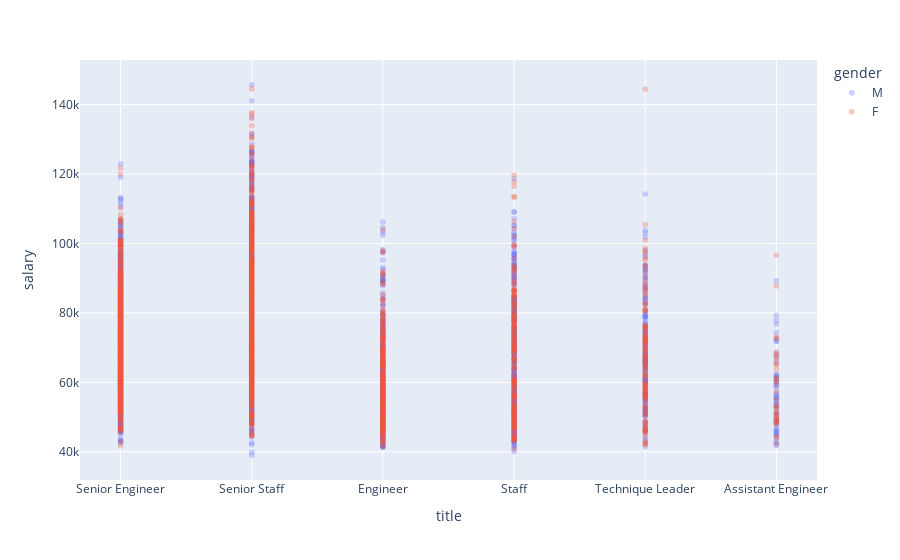

Notebook code for this chart:
### Code cell
# Create a chart 
fig = px.scatter(df_Salaries.head(5000), x="title", y="salary", color="gender", opacity=0.3)
fig.show()

### Figure 1 — Plotly figure (JSON) as saved in the notebook; plotly's stock layout.template omitted (floating-point values rounded to 4 significant figures; data arrays with more than 128 entries replaced by an {"elided": "..."} marker saying what was removed)
{"data": [{"hovertemplate": "gender=M<br>title=%{x}<br>salary=%{y}<extra></extra>", "legendgroup": "M", "marker": {"color": "#636efa", "opacity": 0.3, "symbol": "circle"}, "mode": "markers", "name": "M", "showlegend": true, "type": "scattergl", "x": {"elided": "2972 str values"}, "xaxis": "x", "y": {"elided": "2972 int values"}, "yaxis": "y"}, {"hovertemplate": "gender=F<br>title=%{x}<br>salary=%{y}<extra></extra>", "legendgroup": "F", "marker": {"color": "#EF553B", "opacity": 0.3, "symbol": "circle"}, "mode": "markers", "name": "F", "showlegend": true, "type": "scattergl", "x": {"elided": "2028 str values"}, "xaxis": "x", "y": {"elided": "2028 int values"}, "yaxis": "y"}], "layout": {"legend": {"title": {"text": "gender"}, "tracegroupgap": 0}, "margin": {"t": 60}, "xaxis": {"anchor": "y", "domain": [0, 1], "title": {"text": "title"}}, "yaxis": {"anchor": "x", "domain": [0, 1], "title": {"text": "salary"}}}}
